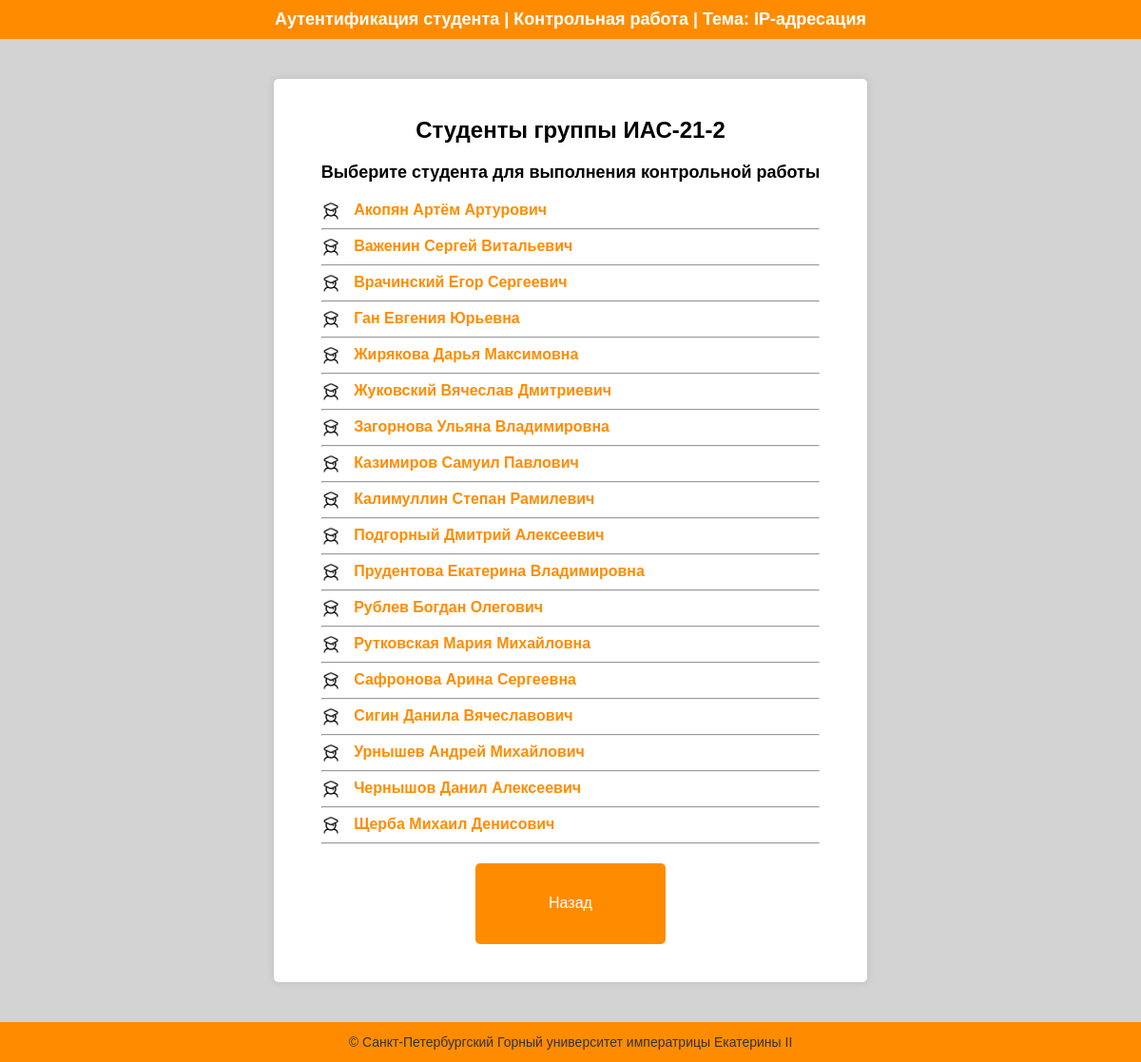
The app's page /student_list/ИАС-21-2 with its own data.
### db_tables.py (models this page shows)
class Student(Base):
    __tablename__ = 'students'
    id_student = Column(Integer, primary_key=True, autoincrement=True)
    full_name = Column(String, nullable=False)
    group_id = Column(Integer, ForeignKey('groups.id_group'))
    group = relationship("Group", back_populates="students")
    test_results = relationship("TestResults", back_populates="student")

### routes.py (the view)
    @app.route('/student_list/<group>')
    def student_list(group):
        students = sorted([student for (student,) in get_students_db(group)])
        return render_template('student_list.html', students=students, group=group)

### db.py (called while the page is built)
def get_students_db(group_num):
    with Session(engine) as session:
        students = session.query(Student.full_name).join(Group.students).where(Group.group_number == group_num).all()
    return students

### templates/student_list.html
{% extends "base.html" %}
{% block header_title %} Аутентификация студента | Контрольная работа | Тема: IP-адресация {% endblock %}
{% block content %}
        <h2>Студенты группы {{ group }}</h2>
        <text> Выберите студента для выполнения контрольной работы <br></text>
        {% if students %}
            <div class="student-list">
                {% for student in students %}
                    <div>
                        <img src="{{ url_for('static', filename='icons/student.png') }}" alt="Student Icon" style="width: 20px; vertical-align: middle; margin-right: 10px;">
                        <a href="{{ url_for('exercise_work_homepage', student=student) }}">
                            <strong>{{ student }}</strong>
                        </a>
                    </div>
                    <hr>
                {% endfor %}
            </div>
        {% else %}
            <p>В данной группе пока нет студентов. Попросите преподавателя добавить студентов в группу.</p>
        {% endif %}
        <div class="button-container">
            <a href="{{ url_for('student_groups') }}"><button class="button">Назад</button></a>
        </div>
{% endblock %}

### templates/base.html (shortened to what this page needs)
<!DOCTYPE html>
<html lang="ru">
<head>
    <link rel="stylesheet" href="{{ url_for('static', filename='css/style.css') }}">
</head>
<body>
    <header>
        <h1>{% block header_title %}{% endblock %}</h1>
    </header>
    <div class="fillcontainer">
        <div class="container">
            {% block content %}
            {% endblock %}
        </div>
    </div>
    <footer>
        <p>© Санкт-Петербургский Горный университет императрицы Екатерины II</p>
    </footer>
</body>
</html>

### static/css/style.css (style rules this page uses)
html { height: 100%; }
body { font-family: Arial, sans-serif; margin: 0; padding: 0; background-color: #D3D3D3; color: #000000; min-height: 100%; display: flex; flex-direction: column; }
header { background-color: #FF8C00; color: white; padding: 10px 20px; text-align: center; border-bottom: 2px solid #D3D3D3; }
header h1 { margin: 0; font-size: 18px; }
.fillcontainer { max-width: 1000px; margin: 20px auto; background-color: transparent; flex: 1 0 auto; display: inline-flex; flex-direction: column; }
.container { max-width: 1000px; min-height: 200px; margin: 20px auto; padding: 20px 50px; background-color: white; border-radius: 5px; box-shadow: 0 0 10px rgba(0, 0, 0, 0.1); }
.container h2 { text-align: center; }
text { font-size: large; font-weight: 700; }
.student-list { margin: 20px 0; }
footer { background-color: #FF8C00; color: #333333; padding: 10px 20px; text-align: center; border-top: 2px solid #D3D3D3; flex-shrink: 0; width: 100%; box-sizing: border-box; }
footer p { margin: 0; font-size: 14px; }
.button-container { display: flex; flex-wrap: wrap; justify-content: space-around; gap: 10px; margin: 20px 0; }
.button { display: inline-block; padding: 15px 0px; width: 200px; height: 85px; background-color: #FF8C00; color: white; text-decoration: none; border: none; border-radius: 5px; cursor: pointer; font-size: 16px; text-align: center; box-sizing: border-box; }
p, label { font-size: 14px; line-height: 1.6; }
a { color: #FF8C00; text-decoration: none; }

### records on screen
Student: full_name "Акопян Артём Артурович"
Student: full_name "Важенин Сергей Витальевич"
Student: full_name "Врачинский Егор Сергеевич"
Student: full_name "Ган Евгения Юрьевна"
Student: full_name "Жирякова Дарья Максимовна"
Student: full_name "Жуковский Вячеслав Дмитриевич"
Student: full_name "Загорнова Ульяна Владимировна"
Student: full_name "Казимиров Самуил Павлович"
Student: full_name "Калимуллин Степан Рамилевич"
Student: full_name "Подгорный Дмитрий Алексеевич"
Student: full_name "Прудентова Екатерина Владимировна"
Student: full_name "Рублев Богдан Олегович"
Student: full_name "Рутковская Мария Михайловна"
Student: full_name "Сафронова Арина Сергеевна"
Student: full_name "Сигин Данила Вячеславович"
Student: full_name "Урнышев Андрей Михайлович"
Student: full_name "Чернышов Данил Алексеевич"
Student: full_name "Щерба Михаил Денисович"

### other values on screen
{{ group }} "ИАС-21-2"
